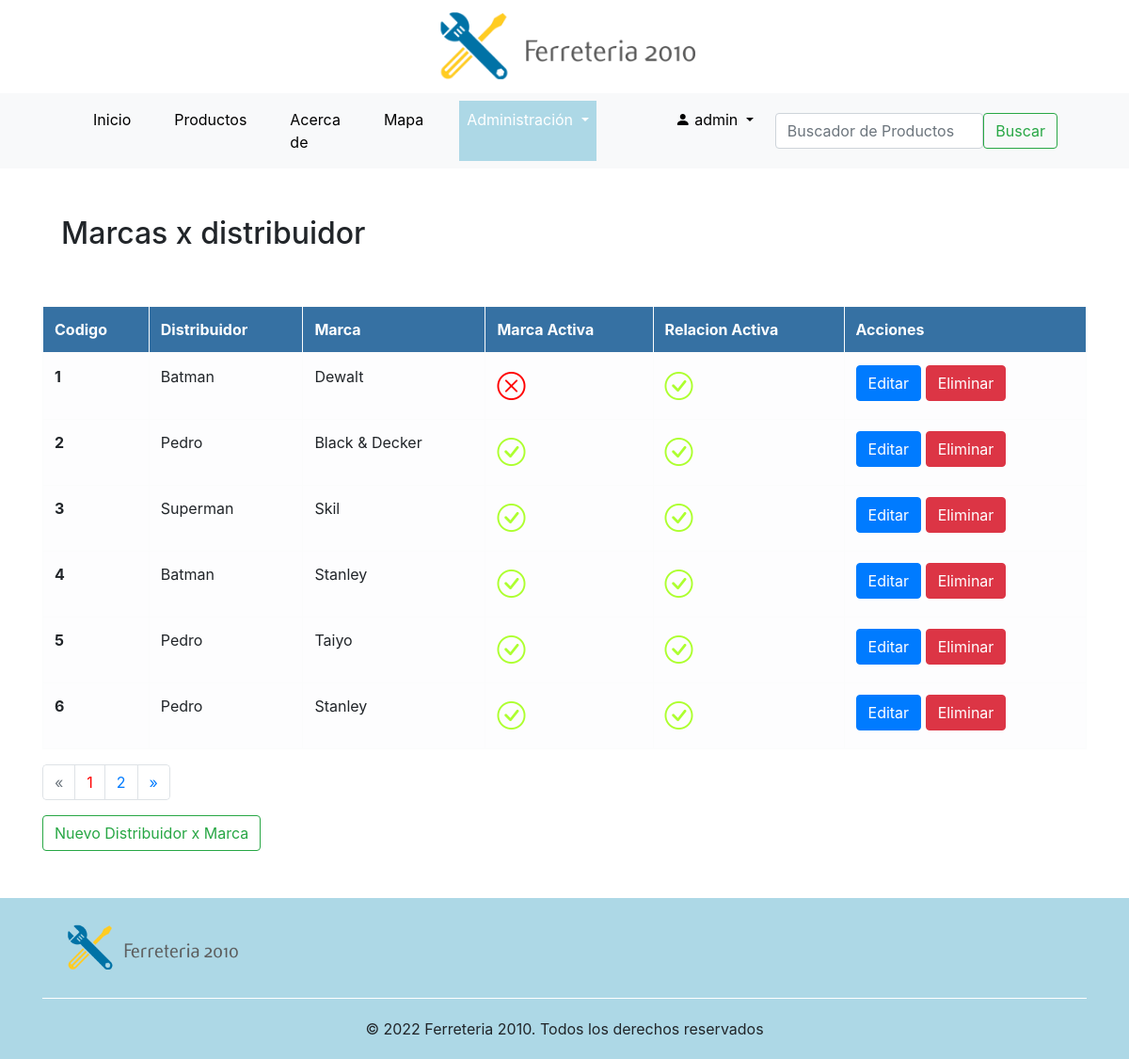
Page /dist-marca/dist-marca/ (signed in) on the committed database.
### dist_marca/models.py (models this page shows, shortened)
class Distribuidores_marcas(models.Model):
    marca = models.ForeignKey(Marcas, on_delete=models.CASCADE, related_name='nombre_marca')
    distribuidor = models.ForeignKey(Distribuidores, on_delete=models.CASCADE, related_name='nombre')
    active = models.BooleanField(default=True)
    class Meta:
        verbose_name = 'Distribuidores x marca'
        verbose_name_plural = 'Distribuidores x marcas'

### distribuidores/models.py (models this page shows, shortened)
class Distribuidores(models.Model):
    razon_social = models.CharField(max_length=200)
    direccion = models.CharField(max_length=100)
    localidad = models.CharField(max_length=100)
    pais = models.CharField(max_length=100)
    telefono = models.CharField(max_length=100)
    mail = models.CharField(max_length=100)
    web = models.CharField(max_length=100)
    cuit = models.IntegerField(unique=True)
    descripcion = models.CharField(max_length=200, blank=True, default='')
    active = models.BooleanField(default=True)
    class Meta:
        verbose_name = 'Distribuidor'
        verbose_name_plural = 'Distribuidores'

### marcas/models.py (models this page shows, shortened)
class Marcas(models.Model):
    nombre = models.CharField(max_length=100, unique=True)
    descripcion = models.CharField(max_length=200, blank=True, default='')
    active = models.BooleanField(default=True)
    class Meta:
        verbose_name = 'Marca'
        verbose_name_plural = 'Marcas'

### dist_marca/views.py (the view)
# urls.py: path('dist-marca/', list_distribuidor_marca, name='list_distribuidor_marca'),
def list_distribuidor_marca(request):
    if request.user.is_authenticated:
        distribuidores_m = Distribuidores_marcas.objects.all().order_by('id')
        context = paginator(request, distribuidores_m, 6)
        return render(request, 'dist_marca/list_dist_marca.html', context=context)
    else:
        return redirect('index')

### django_base/functions.py (called while the page is built)
def usuario_logueado(request):
    if request.user.is_authenticated:
        username  = request.user.username
        id_usuario = User.objects.filter(username__icontains = username).values('id')
        lista_grupo = list(Group.objects.filter(user__in = id_usuario).values_list('name', flat=True))
        for grupo in lista_grupo:
            if grupo == 'Ferreteria':
                return True
            else:
                return False
    else:
        return False

def paginator(request, object, item):
    grupo = usuario_logueado(request)
    pag = request.GET.get('page', 1)
    paginator = Paginator(object, item)
    try:
        resultados = paginator.page(pag)
    except PageNotAnInteger:
        resultados = paginator.page(1)
    except EmptyPage:
        resultados = paginator.page(paginator.num_pages)
    context = {'object_list':resultados, 'grupo':grupo}
    return context

### templates/dist_marca/list_dist_marca.html (shortened to what this page needs)
{% extends 'base.html' %}
{% load static %}
{% block nav_administracion_activo %}active{% endblock %}
{% block contenido %}
<div class="titulo_seccion"><h2>Marcas x distribuidor</h2></div>
<div class="table-responsive-sm">
<table class="table table-hover table-light table-bordered">
    <thead>
      <tr>
        <th scope="col">Codigo</th>
        <th scope="col">Distribuidor</th>
        <th scope="col">Marca</th>
        <th scope="col">Marca Activa</th>
        <th scope="col">Relacion Activa</th>
        <th scope="col">Acciones</th>
      </tr>
    </thead>
    <tbody>
        {% for objeto in object_list %}
            <tr>
            <th scope="row">{{objeto.id}}</th>
            <td>{{ objeto.distribuidor.razon_social }}</td>
            <td>{{ objeto.marca.nombre }}</td>
            {% if objeto.marca.active == True %}
                <td><i class="bi bi-check-circle" style="text-align:right; font-size:30px; color:greenyellow"></i></td>
            {% else %}
                <td><i class="bi bi-x-circle" style="text-align:right; font-size:30px; color:red"></i></td>
            {% endif %}
            {% if objeto.active == True %}
                <td><i class="bi bi-check-circle" style="text-align:right; font-size:30px; color:greenyellow"></i></td>
            {% else %}
                <td><i class="bi bi-x-circle" style="text-align:right; font-size:30px; color:red"></i></td>
            {% endif %}
            <td>
                <a href="/dist-marca/update/{{objeto.id}}" class="btn btn-primary">Editar</a>
                <a href="/dist-marca/delete/{{objeto.id}}" class="btn btn-danger">Eliminar</a></td>
            </tr>
        {% endfor%}
    </tbody>
  </table>
  <div class="pagination" >
    {% if object_list.has_other_pages %}
    <nav>
      <ul class="pagination justify-content-center">
        {% if object_list.has_previous %}
          <li class="page-item">
            <a class="page-link" href="?page={{ object_list.previous_page_number }}" aria-label="Anterior">
              <span aria-hidden="true">&laquo;</span>
            </a>
          </li>
        {% else %}
          <li class="page-item disabled">
              <span class="page-link" aria-hidden="true">&laquo;</span>
          </li>
        {% endif %}
        {% for p in object_list.paginator.page_range %}
          {% if object_list.number == p %}
            <li class="page-item"><a class="page-link" style="color: red;" href="#">{{ p }}</a></li>
          {% else %}
            <li class="page-item"><a class="page-link" href="?page={{ p }}">{{ p }}</a></li>
          {% endif %}
        {% endfor %}
        {% if object_list.has_next %}
          <li class="page-item">
            <a class="page-link" href="?page={{ object_list.next_page_number }}" aria-label="Siguiente">
              <span aria-hidden="true">&raquo;</span>
            </a>
          </li>
        {% else %}
          <li class="page-item disabled">
            <span class="page-link" aria-hidden="true">&raquo;</span>
          </li>
        {% endif %}
    </ul>
    </nav>
  {% endif %}
</div>
</div>
  <a href="/dist-marca/create/" class="btn btn-outline-success">Nuevo Distribuidor x Marca</a></td>
{% endblock %}

### templates/base.html (shortened to what this page needs)
<!DOCTYPE html>
<html lang="en">
<head>
    {% load static %}
    <link rel="stylesheet" href="https://cdn.jsdelivr.net/npm/bootstrap@4.6.1/dist/css/bootstrap.min.css">
    <link rel="stylesheet" href="https://cdn.jsdelivr.net/npm/bootstrap-icons@1.8.3/font/bootstrap-icons.css">
    <link rel="stylesheet" href="{% static 'assets/css/custom.css' %}">
  </head>
<body>
  <div class="logo"><a href="\" style="cursor: auto;"><img src="{% static 'assets/images/logo.png' %}" alt="Ferreteria 2010" width="300px"></a></div>
  <header style="background-color:#f8f9fa">
    <div class="container" >
        <nav class="navbar navbar-expand-lg bg-light">
            <div class="container-fluid">
              <div class="collapse navbar-collapse" id="navbarSupportedContent">
                <ul class="navbar-nav me-auto mb-2 mb-lg-0">
                  <li class="nav-item {% block nav_inicio_activo %}{% endblock %}">
                    <a class="nav-link" aria-current="page" href="\">Inicio</a>
                  </li>
                  <li class="nav-item {% block nav_productos_activo %}{% endblock %}">
                    <a class="nav-link" href="/productos/">Productos</a>
                  </li>
                  <li class="nav-item {% block nav_about_activo %}{% endblock %}">
                    <a class="nav-link" aria-current="page" href="/about">Acerca de</a>
                  </li>
                  <li class="nav-item {% block nav_map_activo %}{% endblock %}">
                    <a class="nav-link" aria-current="page" href="/map">Mapa</a>
                  </li>
                  {% if grupo == True %}
                  <li class="nav-item dropdown {% block nav_administracion_activo %}{% endblock %}">
                    <a class="nav-link dropdown-toggle" href="#" id="navbarDropdown" role="button" data-bs-toggle="dropdown" aria-expanded="false">
                      Administración
                    </a>
                  </li>
                  {% endif %}
                  {% if request.user.is_authenticated %}
                  <li class="nav-item {% block nav_usuario %}{% endblock %}">
                    <a class="nav-link" href="/accounts/profile/"></a>
                  </li>
                  <li class="nav-item dropdown {% block nav_usuario_activo %}{% endblock %}">
                    <a class="nav-link dropdown-toggle" href="#" id="navbarDropdown" role="button" data-bs-toggle="dropdown" aria-expanded="false">
                       <i class="bi bi-person-fill"></i> {{request.user.username}}
                    </a>
                  </li>
                  {% else %}
                  <li class="nav-item {% block nav_login_activo %}{% endblock %}">
                    <a class="nav-link" href="/accounts/login/">Iniciar Sesión</a>
                  </li>
                  {% endif %}
                </ul>
              </div>
              <div>
                <form class="d-flex" role="search" action = "/productos/search-product/" method="GET">
                  <input class="form-control me-2" type="text" placeholder="Buscador de Productos" aria-label="Search"  name = 'search'>
                  <button class="btn btn-outline-success" type="submit">Buscar</button>
                </form>
              </div>
            </div>
        </nav>
    </div>
  </header>
  <div class="container" style="overflow: hidden; min-height: 400px;">
    {% block contenido %}
    {% endblock %}
  </div>
  <footer class="footer">
    <div class="container">
      <div class="row align-items-start" style="margin: 20px 0px;">
        <div class="col">
          <img src="{% static 'assets/images/logo.png' %}" alt="Ferreteria 2010" width="200px">
        </div>
      </div>
      <div style="text-align: center; padding: 20px 0px; border-top: 1px solid #fff;">
        © 2022  Ferreteria 2010. Todos los derechos reservados
      </div>
    </div>
  </footer>
</body>
</html>

### productos/static/assets/css/custom.css (style rules this page uses)
.titulo_seccion { border-radius: 1px solid #cecece; padding: 20px; margin: 30px 0px; }
.logo { width: 100%; text-align: center; }
.navbar-nav .active { background-color:lightblue; }
.navbar-nav li { margin: 0px 15px }
.navbar-nav a { color: #000; }
.navbar-nav .active a { color: #fff; }
.footer { background-color:lightblue; overflow: hidden; margin-top: 50px; }
.pagination { overflow: hidden !important; width: 100%; }
.row { margin: 40px 10px; }
.table-bordered { border: 1px solid #000 !important; }
.table-bordered thead { background-color: #3671a3; color: #fff; }

### rows in the picture
Distribuidores_marcas: id "1", distribuidor.razon_social "Batman", marca.nombre "Dewalt", active True (drawn)
Distribuidores_marcas: id "2", distribuidor.razon_social "Pedro", marca.nombre "Black & Decker", active True (drawn)
Distribuidores_marcas: id "3", distribuidor.razon_social "Superman", marca.nombre "Skil", active True (drawn)
Distribuidores_marcas: id "4", distribuidor.razon_social "Batman", marca.nombre "Stanley", active True (drawn)
Distribuidores_marcas: id "5", distribuidor.razon_social "Pedro", marca.nombre "Taiyo", active True (drawn)
Distribuidores_marcas: id "6", distribuidor.razon_social "Pedro", marca.nombre "Stanley", active True (drawn)

### other values in the picture
{{ request.user.username }} "admin"
{{ p }} "1"
{{ p }} "2"
